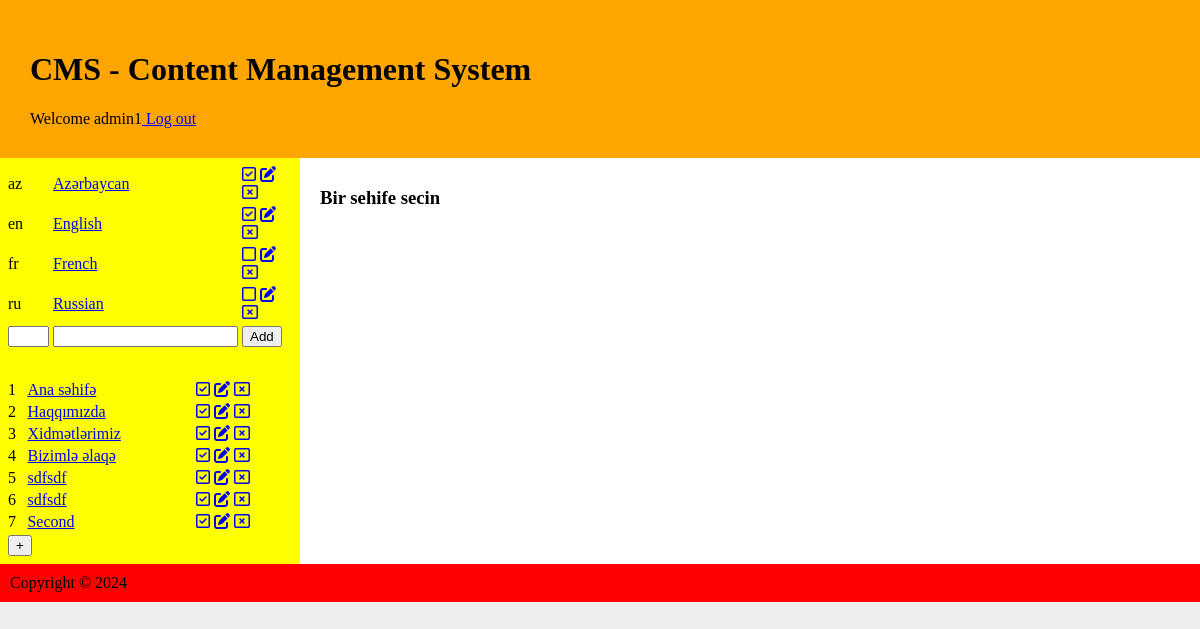
The page /admin/index.php?lang=3 (signed in) on the database its author committed.
### tables this page shows
CREATE TABLE `language` (
  `id` int(11) NOT NULL,
  `short` char(2) NOT NULL,
  `full` varchar(16) NOT NULL,
  `status` int(11) NOT NULL
);

CREATE TABLE `menu` (
  `id` int(11) NOT NULL,
  `lang` int(11) NOT NULL,
  `name` varchar(128) DEFAULT NULL,
  `order` int(11) NOT NULL,
  `status` int(11) NOT NULL
);

### admin/index.php (the view, shortened to what this page needs)
<?php
require_once "../db.php";
?>
<!DOCTYPE html>
<html lang="en">
<head>
    <link rel="stylesheet" href="https://cdnjs.cloudflare.com/ajax/libs/font-awesome/6.5.2/css/all.min.css" />
    <link rel="stylesheet" href="../style.css" />
</head>
<body>
    <div>
        <header>
            <h1>CMS - Content Management System</h1>
            <div>Welcome <?= $_SESSION["user"] ?><a href="?action=logout"> Log out</a></div>
        </header>
        <main>
            <aside>
                <table>
                    <?php
                    $sql = "SELECT * FROM `language` ORDER BY `short`";
                    $result = mysqli_query($conn, $sql);
                    while ($row = mysqli_fetch_assoc($result)) {
                        echo '
                                    <tr>
                                        <td>' . $row["short"] . '</td>
                                        <td><a href="?lang=' . $row["id"] . '">' . $row["full"] . '</a></td>
                                        <td>
                                            <a href="?action=lcheck&lid=' . $row["id"] . '&lstatus=' . $row["status"] . '"><i class="far fa' . ($row["status"] ? '-check' : '') . '-square"></i></a>
                                            <a href="?action=ledit&lid=' . $row["id"] . '&lshort=' . $row["short"] . '&lfull=' . $row["full"] . '"><i class="fas fa-edit"></i></a>
                                            <a href="?action=ldel&lid=' . $row["id"] . '"><i class="far fa-window-close"></i></a>
                                        </td>
                                    </tr>
                                ';
                    }
                    ?>
                    <tr>
                        <form>
                            <td><input type="text" name="lshort" size="2" value="<?= $lshort ?>" /></td>
                            <td><input type="text" name="lfull" value="<?= $lfull ?>" /></td>
                            <td><input type="submit" value="<?= $lbutton ?>"></td>
                        </form>
                    </tr>
                </table>
                <br />
                <table>
                    <?php
                    $sql = "SELECT * FROM `menu` WHERE `lang`=$lang ORDER BY `order`";
                    $result = mysqli_query($conn, $sql);
                    while ($row = mysqli_fetch_assoc($result)) {
                        echo '
                                    <tr>
                                        <td>' . $row["order"] . '</td>
                                        <td><a href="?lang=' . $lang . '&action=ccheck&page=' . $row["id"] . '">' . $row["name"] . '</a></td>
                                        <td>
                                            <a href="?lang=' . $lang . '&action=mcheck&mid=' . $row["id"] . '&mstatus=' . $row["status"] . '"><i class="far fa' . ($row["status"] ? '-check' : '') . '-square"></i></a>
                                            <a href="?lang=' . $lang . '&action=medit&mid=' . $row["id"] . '&morder=' . $row["order"] . '&mname=' . $row["name"] . '"><i class="fas fa-edit"></i></a>
                                            <a href="?lang=' . $lang . '&action=mdel&mid=' . $row["id"] . '"><i class="far fa-window-close"></i></a>
                                        </td>
                                    </tr>
                                ';
                    }
                    ?>
                    <tr>
                        <td colspan="3"><button onclick="showmodal()">+</button></td>
                    </tr>
                </table>
            </aside>
            <section>
                <?php
                if ($page == 0) echo '<h3>Bir sehife secin</h3>';
                ?>
            </section>
        </main>
        <footer>
            Copyright &copy; <?= date('Y') ?>
        </footer>
    </div>
</body>
</html>

### style.css (style rules this page uses)
* { box-sizing: border-box; }
body { margin: 0; background: #eee; }
header { padding: 30px; background: orange; }
main { display: flex }
aside { width: 25%; background: yellow; }
section { width: 75%; background: white; padding: 10px 20px; }
footer { padding: 10px; background: red }
table { padding: 5px; width: 100% }

### rows shown on the page
language: short "az", full "Azərbaycan", status 1 (drawn)
language: short "en", full "English", status 1 (drawn)
language: short "fr", full "French", status 0 (drawn)
language: short "ru", full "Russian", status 0 (drawn)
menu: order "1", name "Ana səhifə", status 1 (drawn)
menu: order "2", name "Haqqımızda", status 1 (drawn)
menu: order "3", name "Xidmətlərimiz", status 1 (drawn)
menu: order "4", name "Bizimlə əlaqə", status 1 (drawn)
menu: order "5", name "sdfsdf", status 1 (drawn)
menu: order "6", name "sdfsdf", status 1 (drawn)
menu: order "7", name "Second", status 1 (drawn)

### other values the page prints
$_SESSION["user"] "admin1"
